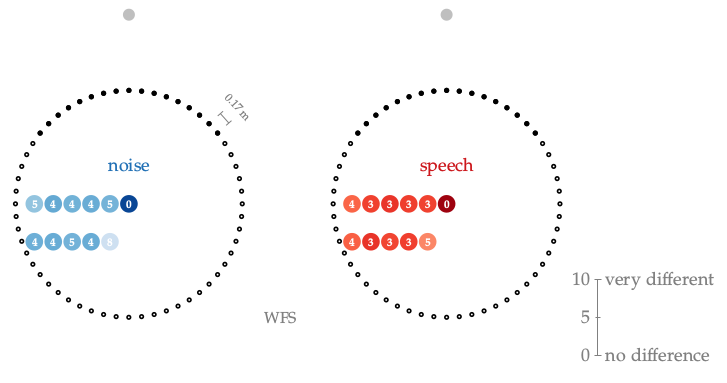

gnuplot code for this plot:
#!/usr/bin/gnuplot
#
# FIGURE 5.11: Perceived coloration rated with the attribute pair very
# different, no difference. The latter corresponds to a value of 0 in the
# figure, the former to a value of 10. The values are written directly at the
# listening position where the listener had to rate the coloration, and are
# further highlighted by a corresponding color. The average confidence interval
# is 1.2 over all positions.
#
# AUTHOR:   Hagen Wierstorf
# SOFTWARE: gnuplot 5.0 patchlevel 3

reset
set macros
set loadpath '../../gnuplot' 'data'

load 'latex.cfg'
load 'localization.cfg'
load 'array.cfg'
load 'noborder.cfg'

set terminal epslatex size 11.5cm,6cm color colortext @small
set output 'fig5_11.tex'

unset key
set size ratio -1

set cbrange [-1:1]

set tmargin 0
set bmargin 0
set lmargin 0
set rmargin 0

unset colorbox

set xrange [-2.1:2.1]
set yrange [-2.1:2.6]

set multiplot
set size 0.437,1

# WFS point source, 56 secondary sources
# noise
set origin -0.03,0
load 'blues.pal'
set label 1 '\ft noise' at 0,0.5 center front tc ls 7
set arrow 21 from 1.210,1.194 to 1.322,1.069 heads size 0.05,90,0 front ls 101
set label 21 '\tiny $0.17$\,m' at 1.452,1.298 rotate by -48.21 front center tc ls 101
plot 'array_nls56_circular.txt'         @array_inactive w p,\
     'array_nls56_circular_wfs_ps.txt'  @array_active w p,\
     'wfs_coloration_pos.txt' i 2 u 1:2:3 w p pt 7 ps 2.5 lc palette,\
     ''                       i 2 u 1:($2+0.02):(sprintf('\\color{white}\\tiny $\\mathbf{%.0f}$',(-1*$3+1)*5)) w labels lc rgb 'white',\
     set_point_source(0,2.5)            @point_source 

unset arrow
unset label 21
# speech
set origin 0.407,0
load 'reds.pal'
set label 1 '\ft speech' #at 0,0.5 center front tc ls 2
set arrow from 2,-2 to 2,-1 heads size 0.05,90,0 ls 101
set arrow from 1.97,-1.5 to 2.03,-1.5 nohead ls 101
set label '\ft very different' at 2.1,-1 left front tc ls 101
set label '\ft no difference'  at 2.1,-2 left front tc ls 101
set label '\ft $0$'            at 1.9,-2 right front tc ls 101
set label '\ft $5$'            at 1.9,-1.5 right front tc ls 101
set label '\ft $10$'           at 1.9,-1 right front tc ls 101
set label '\ft \acs{WFS}'       at -2.2,-1.5 center front tc ls 101
plot 'array_nls56_circular.txt'         @array_inactive w p,\
     'array_nls56_circular_wfs_ps.txt'  @array_active w p,\
     'wfs_coloration_pos.txt' i 0 u 1:2:3 w p pt 7 ps 2.5 lc palette,\
     ''                       i 0 u 1:($2+0.02):(sprintf('\\color{white}\\tiny $\\mathbf{%.0f}$',(-1*$3+1)*5)) w labels lc rgb 'white',\
     set_point_source(0,2.5)            @point_source 

unset multiplot

call 'plot.plt' 'fig5_11'

# vim: set textwidth=200:
